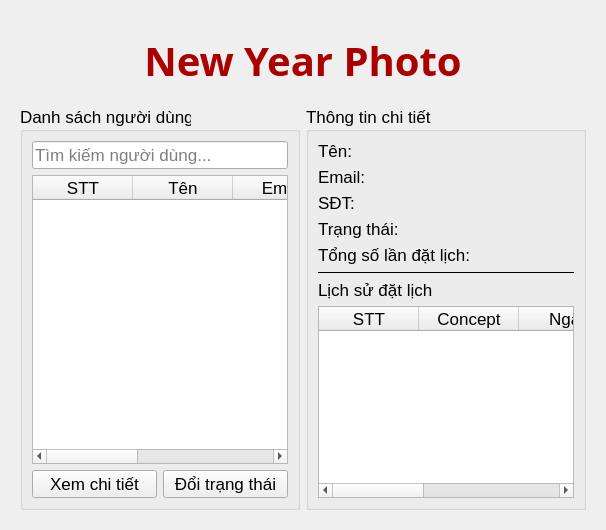
      <widget class="QWidget" name="tabCheck">
       <attribute name="title">
        <string>Chỉnh lịch</string>
       </attribute>
       <layout class="QGridLayout" name="gridLayout_6">
        <item row="0" column="0">
         <widget class="QWidget" name="widget_2" native="true">
          <layout class="QGridLayout" name="gridLayout_7">
           <item row="1" column="0">
            <layout class="QHBoxLayout" name="horizontalLayout_3">
             <item>
              <widget class="QGroupBox" name="groupBoxUsers_2">
               <property name="font">
                <font>
                 <pointsize>13</pointsize>
                </font>
               </property>
               <property name="title">
                <string>Danh sách người dùng</string>
               </property>
               <layout class="QVBoxLayout" name="leftLayout_2">
                <item>
                 <widget class="QLineEdit" name="lineEditSearch_2">
                  <property name="placeholderText">
                   <string>Tìm kiếm người dùng...</string>
                  </property>
                 </widget>
                </item>
                <item>
                 <widget class="QTableWidget" name="tableUsers_2">
                  <property name="columnCount">
                   <number>5</number>
                  </property>
                  <column>
                   <property name="text">
                    <string>STT</string>
                   </property>
                  </column>
                  <column>
                   <property name="text">
                    <string>Tên</string>
                   </property>
                  </column>
                  <column>
                   <property name="text">
                    <string>Email</string>
                   </property>
                  </column>
                  <column>
                   <property name="text">
                    <string>SĐT</string>
                   </property>
                  </column>
                  <column>
                   <property name="text">
                    <string>Trạng thái</string>
                   </property>
                  </column>
                 </widget>
                </item>
                <item>
                 <layout class="QHBoxLayout" name="buttonLayout_2">
                  <item>
                   <widget class="QPushButton" name="btnView_2">
                    <property name="text">
                     <string>Xem chi tiết</string>
                    </property>
                   </widget>
                  </item>
                  <item>
                   <widget class="QPushButton" name="btnToggleStatus_2">
                    <property name="text">
                     <string>Đổi trạng thái</string>
                    </property>
                   </widget>
                  </item>
                 </layout>
                </item>
               </layout>
              </widget>
             </item>
             <item>
              <widget class="QGroupBox" name="groupBoxDetail_2">
               <property name="font">
                <font>
                 <pointsize>13</pointsize>
                </font>
               </property>
               <property name="title">
                <string>Thông tin chi tiết</string>
               </property>
               <layout class="QVBoxLayout" name="rightLayout_2">
                <item>
                 <widget class="QLabel" name="lblName_2">
                  <property name="text">
                   <string>Tên:</string>
                  </property>
                 </widget>
                </item>
                <item>
                 <widget class="QLabel" name="lblEmail_2">
                  <property name="text">
                   <string>Email:</string>
                  </property>
                 </widget>
                </item>
                <item>
                 <widget class="QLabel" name="lblPhone_2">
                  <property name="text">
                   <string>SĐT:</string>
                  </property>
                 </widget>
                </item>
                <item>
                 <widget class="QLabel" name="lblStatus_2">
                  <property name="text">
                   <string>Trạng thái:</string>
                  </property>
                 </widget>
                </item>
                <item>
                 <widget class="QLabel" name="lblTotalBooking_2">
                  <property name="text">
                   <string>Tổng số lần đặt lịch:</string>
                  </property>
                 </widget>
                </item>
                <item>
                 <widget class="QFrame" name="line_2">
                  <property name="frameShape">
                   <enum>QFrame::HLine</enum>
                  </property>
                 </widget>
                </item>
                <item>
                 <widget class="QLabel" name="labelHistory_2">
                  <property name="text">
                   <string>Lịch sử đặt lịch</string>
                  </property>
                 </widget>
                </item>
                <item>
                 <widget class="QTableWidget" name="tableHistory_2">
                  <property name="columnCount">
                   <number>5</number>
                  </property>
                  <column>
                   <property name="text">
                    <string>STT</string>
                   </property>
                  </column>
                  <column>
                   <property name="text">
                    <string>Concept</string>
                   </property>
                  </column>
                  <column>
                   <property name="text">
                    <string>Ngày</string>
                   </property>
                  </column>
                  <column>
                   <property name="text">
                    <string>Giờ</string>
                   </property>
                  </column>
                  <column>
                   <property name="text">
                    <string>Địa điểm</string>
                   </property>
                  </column>
                 </widget>
                </item>
               </layout>
              </widget>
             </item>
            </layout>
           </item>
           <item row="0" column="0">
            <widget class="QLabel" name="labelHeader_2">
             <property name="minimumSize">
              <size>
               <width>0</width>
               <height>80</height>
              </size>
             </property>
             <property name="font">
              <font>
               <family>Bauhaus 93</family>
               <pointsize>30</pointsize>
               <weight>75</weight>
               <bold>true</bold>
              </font>
             </property>
             <property name="styleSheet">
              <string>color: #aa0000;</string>
             </property>
             <property name="text">
              <string>New Year Photo</string>
             </property>
             <property name="alignment">
              <set>Qt::AlignCenter</set>
             </property>
            </widget>
           </item>
          </layout>
         </widget>
        </item>
       </layout>
      </widget>
